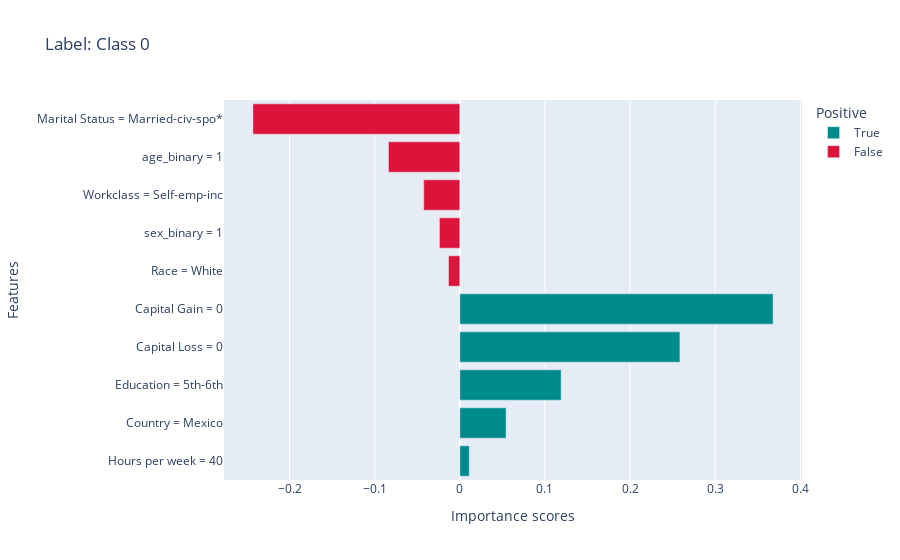
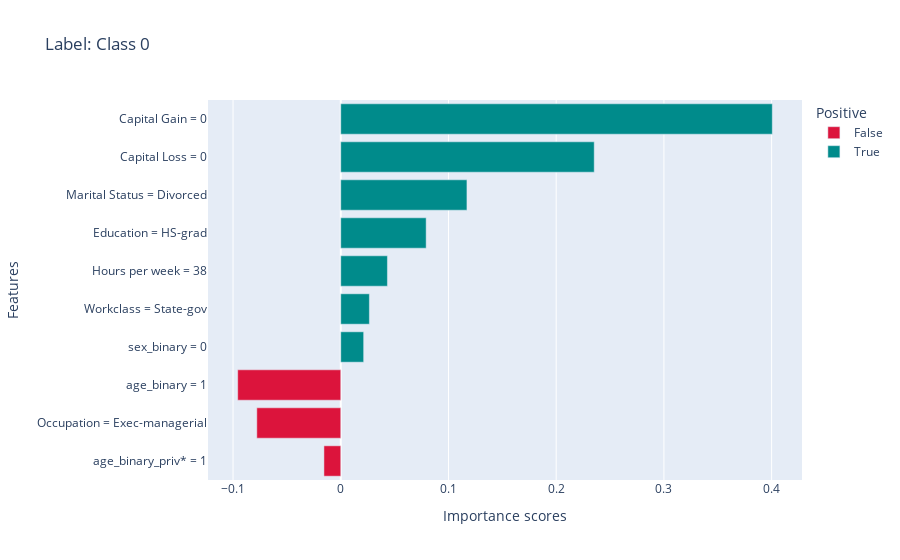
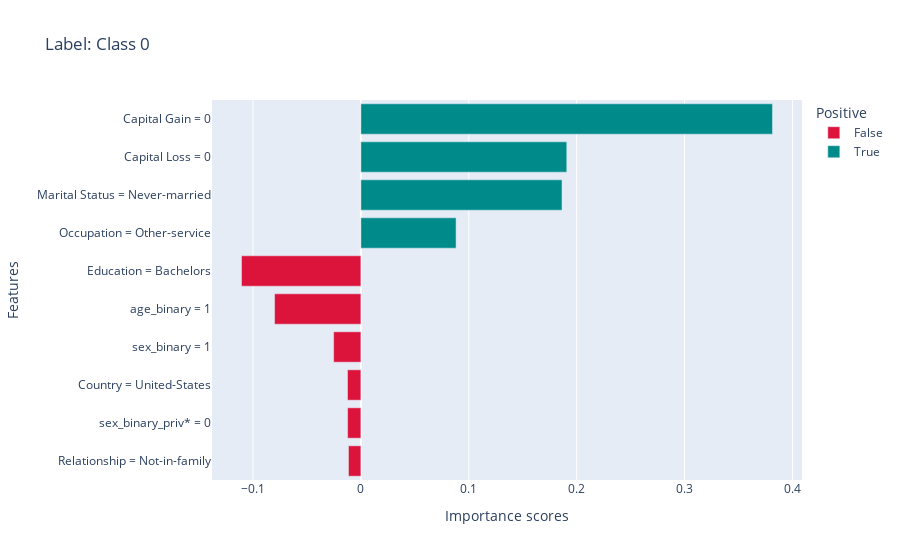
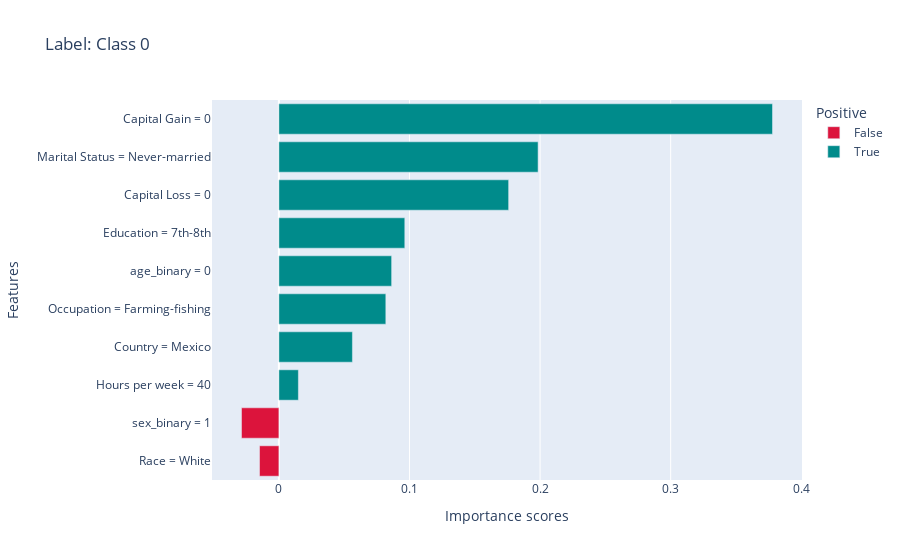

Notebook source saved alongside these figures, in order:
### Markdown cell above
### LIME explanations for the identified instances

### Code cell
print("LIME explanation")

for i, instance_id in enumerate(instance_ids):
    print(f"Instance {instance_id} has {test_labels[instance_id]} and prediction {predictions[instance_id]}, with probs {model.predict_proba(test[instance_id:instance_id+1])[0]}")
    local_explanations["lime"].ipython_plot(index=i, class_names=class_names)

### Figure 1 — Plotly figure (JSON) as saved in the notebook; plotly's stock layout.template omitted (floating-point values rounded to 4 significant figures)
{"data": [{"alignmentgroup": "True", "hovertemplate": "Positive=True<br>Importance scores=%{x}<br>Features=%{y}<extra></extra>", "legendgroup": "True", "marker": {"color": "#008B8B", "pattern": {"shape": ""}}, "name": "True", "offsetgroup": "True", "orientation": "h", "showlegend": true, "textposition": "auto", "type": "bar", "x": [0.01109, 0.05436, 0.119, 0.2585, 0.368], "xaxis": "x", "y": ["Hours per week = 40", "Country = Mexico", "Education = 5th-6th", "Capital Loss = 0", "Capital Gain = 0"], "yaxis": "y"}, {"alignmentgroup": "True", "hovertemplate": "Positive=False<br>Importance scores=%{x}<br>Features=%{y}<extra></extra>", "legendgroup": "False", "marker": {"color": "#DC143C", "pattern": {"shape": ""}}, "name": "False", "offsetgroup": "False", "orientation": "h", "showlegend": true, "textposition": "auto", "type": "bar", "x": [-0.01327, -0.02399, -0.04242, -0.08386, -0.2431], "xaxis": "x", "y": ["Race = White", "sex_binary = 1", "Workclass = Self-emp-inc", "age_binary = 1", "Marital Status = Married-civ-spo*"], "yaxis": "y"}], "layout": {"barmode": "relative", "legend": {"title": {"text": "Positive"}, "tracegroupgap": 0}, "title": {"text": "Label: Class 0"}, "xaxis": {"anchor": "y", "domain": [0, 1], "title": {"text": "Importance scores"}}, "yaxis": {"anchor": "x", "domain": [0, 1], "title": {"text": "Features"}}}}

### Figure 2 — Plotly figure (JSON) as saved in the notebook; plotly's stock layout.template omitted (floating-point values rounded to 4 significant figures)
{"data": [{"alignmentgroup": "True", "hovertemplate": "Positive=False<br>Importance scores=%{x}<br>Features=%{y}<extra></extra>", "legendgroup": "False", "marker": {"color": "#DC143C", "pattern": {"shape": ""}}, "name": "False", "offsetgroup": "False", "orientation": "h", "showlegend": true, "textposition": "auto", "type": "bar", "x": [-0.01562, -0.07794, -0.09567], "xaxis": "x", "y": ["age_binary_priv* = 1", "Occupation = Exec-managerial", "age_binary = 1"], "yaxis": "y"}, {"alignmentgroup": "True", "hovertemplate": "Positive=True<br>Importance scores=%{x}<br>Features=%{y}<extra></extra>", "legendgroup": "True", "marker": {"color": "#008B8B", "pattern": {"shape": ""}}, "name": "True", "offsetgroup": "True", "orientation": "h", "showlegend": true, "textposition": "auto", "type": "bar", "x": [0.02126, 0.02658, 0.04333, 0.07929, 0.1171, 0.2353, 0.4006], "xaxis": "x", "y": ["sex_binary = 0", "Workclass = State-gov", "Hours per week = 38", "Education = HS-grad", "Marital Status = Divorced", "Capital Loss = 0", "Capital Gain = 0"], "yaxis": "y"}], "layout": {"barmode": "relative", "legend": {"title": {"text": "Positive"}, "tracegroupgap": 0}, "title": {"text": "Label: Class 0"}, "xaxis": {"anchor": "y", "domain": [0, 1], "title": {"text": "Importance scores"}}, "yaxis": {"anchor": "x", "domain": [0, 1], "title": {"text": "Features"}}}}

### Figure 3 — Plotly figure (JSON) as saved in the notebook; plotly's stock layout.template omitted (floating-point values rounded to 4 significant figures)
{"data": [{"alignmentgroup": "True", "hovertemplate": "Positive=False<br>Importance scores=%{x}<br>Features=%{y}<extra></extra>", "legendgroup": "False", "marker": {"color": "#DC143C", "pattern": {"shape": ""}}, "name": "False", "offsetgroup": "False", "orientation": "h", "showlegend": true, "textposition": "auto", "type": "bar", "x": [-0.01149, -0.01232, -0.0124, -0.02525, -0.08, -0.1106], "xaxis": "x", "y": ["Relationship = Not-in-family", "sex_binary_priv* = 0", "Country = United-States", "sex_binary = 1", "age_binary = 1", "Education = Bachelors"], "yaxis": "y"}, {"alignmentgroup": "True", "hovertemplate": "Positive=True<br>Importance scores=%{x}<br>Features=%{y}<extra></extra>", "legendgroup": "True", "marker": {"color": "#008B8B", "pattern": {"shape": ""}}, "name": "True", "offsetgroup": "True", "orientation": "h", "showlegend": true, "textposition": "auto", "type": "bar", "x": [0.08825, 0.1865, 0.1909, 0.3815], "xaxis": "x", "y": ["Occupation = Other-service", "Marital Status = Never-married", "Capital Loss = 0", "Capital Gain = 0"], "yaxis": "y"}], "layout": {"barmode": "relative", "legend": {"title": {"text": "Positive"}, "tracegroupgap": 0}, "title": {"text": "Label: Class 0"}, "xaxis": {"anchor": "y", "domain": [0, 1], "title": {"text": "Importance scores"}}, "yaxis": {"anchor": "x", "domain": [0, 1], "title": {"text": "Features"}}}}

### Figure 4 — Plotly figure (JSON) as saved in the notebook; plotly's stock layout.template omitted (floating-point values rounded to 4 significant figures)
{"data": [{"alignmentgroup": "True", "hovertemplate": "Positive=False<br>Importance scores=%{x}<br>Features=%{y}<extra></extra>", "legendgroup": "False", "marker": {"color": "#DC143C", "pattern": {"shape": ""}}, "name": "False", "offsetgroup": "False", "orientation": "h", "showlegend": true, "textposition": "auto", "type": "bar", "x": [-0.01483, -0.02863], "xaxis": "x", "y": ["Race = White", "sex_binary = 1"], "yaxis": "y"}, {"alignmentgroup": "True", "hovertemplate": "Positive=True<br>Importance scores=%{x}<br>Features=%{y}<extra></extra>", "legendgroup": "True", "marker": {"color": "#008B8B", "pattern": {"shape": ""}}, "name": "True", "offsetgroup": "True", "orientation": "h", "showlegend": true, "textposition": "auto", "type": "bar", "x": [0.01492, 0.0563, 0.08188, 0.08633, 0.0964, 0.1759, 0.1985, 0.378], "xaxis": "x", "y": ["Hours per week = 40", "Country = Mexico", "Occupation = Farming-fishing", "age_binary = 0", "Education = 7th-8th", "Capital Loss = 0", "Marital Status = Never-married", "Capital Gain = 0"], "yaxis": "y"}], "layout": {"barmode": "relative", "legend": {"title": {"text": "Positive"}, "tracegroupgap": 0}, "title": {"text": "Label: Class 0"}, "xaxis": {"anchor": "y", "domain": [0, 1], "title": {"text": "Importance scores"}}, "yaxis": {"anchor": "x", "domain": [0, 1], "title": {"text": "Features"}}}}
